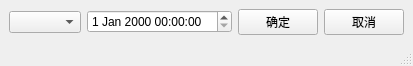
<?xml version="1.0" encoding="UTF-8"?>
<ui version="4.0">
 <class>MainWindow</class>
 <widget class="QMainWindow" name="MainWindow">
  <property name="geometry">
   <rect>
    <x>0</x>
    <y>0</y>
    <width>400</width>
    <height>63</height>
   </rect>
  </property>
  <property name="windowTitle">
   <string>定时关机</string>
  </property>
  <property name="windowIcon">
   <iconset resource="assets.qrc">
    <normaloff>:/assets/images/time.ico</normaloff>:/assets/images/time.ico</iconset>
  </property>
  <widget class="QWidget" name="centralwidget">
   <layout class="QHBoxLayout" name="horizontalLayout" stretch="1,4,1,1">
    <item>
     <widget class="QComboBox" name="comboBox"/>
    </item>
    <item>
     <widget class="QDateTimeEdit" name="dateTimeEdit"/>
    </item>
    <item>
     <widget class="QPushButton" name="pushButton">
      <property name="text">
       <string>确定</string>
      </property>
     </widget>
    </item>
    <item>
     <widget class="QPushButton" name="pushButton_2">
      <property name="text">
       <string>取消</string>
      </property>
     </widget>
    </item>
   </layout>
  </widget>
  <widget class="QStatusBar" name="statusbar"/>
 </widget>
 <resources>
  <include location="assets.qrc"/>
 </resources>
 <connections/>
</ui>
